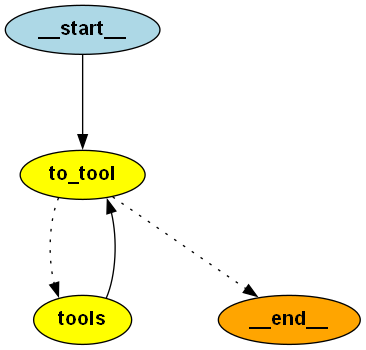

Write the Python code that produced this figure.
"""
工具节点化
ReAct (Reasoning + Acting) 模式的简化实现：
思考/行动: 模型决定是否需要调用工具。
执行: LangGraph 的 ToolNode 执行工具。
观察: 模型根据工具执行结果生成最终回复。
这种结构使得 Agent 能够处理超出纯文本生成能力的任务（如精确数学计算、数据库查询等），并通过循环机制确保任务的完整闭环。

"""

from langchain_core.tools import tool
from langchain_openai import ChatOpenAI
from operator import add
from langgraph.graph import StateGraph, START, END, MessagesState
from langgraph.prebuilt import ToolNode
"""
一个名为MessagesState的预构建状态，可轻松使用消息功能。
MessagesState仅通过一个messages键定义，该键是AnyMessage对象的列表，并使用add_messages归约器。
"""

# 初始化 LLM
llm = ChatOpenAI(
    model_name="qwen2.5:7b",
    base_url="http://127.0.0.1:11434/v1",
    api_key="ollama"
)

@tool
def add(a: int, b: int) -> int:
    """计算两数相加"""
    return a + b

@tool(description="计算a的b次方")
def pow(a: int, b: int) -> int:
    """计算a的b次方"""
    return a ** b

# 工具绑定
# model_tool = llm.bind_tools([add, pow])
# response = model_tool.invoke("3 的 5 次方是多少？")
# print("大模型回复:\n",response)
# tool_call = response.tool_calls[0]
# print("工具执行：",pow.invoke(tool_call))

@tool
def multiply(a: int, b: int) -> int:
    """计算两数相乘."""
    return a * b

tool_node = ToolNode([multiply, add, pow])
model_tn_tools = llm.bind_tools([multiply, add, pow])

def to_end(state: MessagesState):
    messages = state["messages"]
    last_message = messages[-1]
    print("last_message:",last_message)
    if last_message.tool_calls:
        return "tools"
    return END

def to_tool(state: MessagesState):
    messages = state["messages"]
    response = model_tn_tools.invoke(messages)
    print("="*30,"response","="*30)
    print("大模型回复:\n",response)
    return {"messages": [response]}

builder = StateGraph(MessagesState)

builder.add_node("to_tool", to_tool)
# builder.add_node("to_end", to_end)
builder.add_node("tools", tool_node)

builder.add_edge(START, "to_tool")
builder.add_conditional_edges("to_tool", to_end, ["tools", END])    # 命中工具函数的话，总共会执行两次to_tool
builder.add_edge("tools", "to_tool")

graph = builder.compile()

# try:
#     graph.get_graph().draw_png(output_file_path='./14-ToolNode.png')
# except Exception as e:
#     print(f"错误: {e}")
#     print("请检查是否安装 graphviz 库")

print("="*30,"计算相加","="*30)
print(graph.invoke({"messages": [{"role": "user", "content": "1000+234=?"}]}))
print("="*30,"计算相乘","="*30)
print(graph.invoke({"messages": [{"role": "user", "content": "875*234=?"}]}))
print("="*30,"计算幂次方","="*30)
print(graph.invoke({"messages": [{"role": "user", "content": "8**3=?"}]}))
